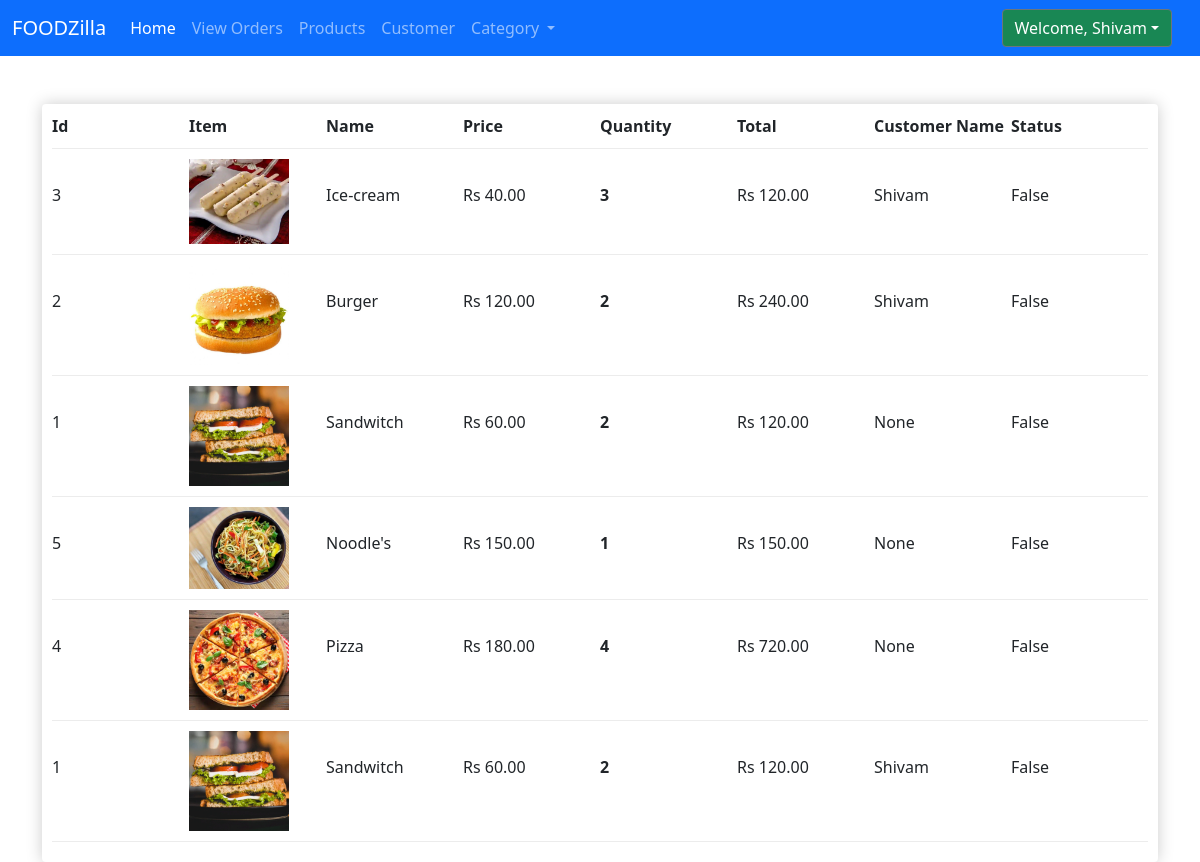
Page /order/ (signed in) on the committed database.
### App/models.py (models this page shows, shortened)
class OrderItem(models.Model):
    product= models.ForeignKey(Product,on_delete=models.SET_NULL,blank=True,null=True)
    order= models.ForeignKey(Order,on_delete=models.SET_NULL,blank=True,null=True)
    quantity = models.IntegerField(default=0,null=True,blank=True)
    date_added = models.DateTimeField(auto_now_add=True)
    @property
    def get_total(self):
        total=self.product.price * self.quantity
        return total

class Product(models.Model):
    name= models.CharField(max_length=100,null=True)
    price = models.FloatField()
    image=models.ImageField(null=True,blank=True)
    @property
    def imageURL(self):
        try:
            url=self.image.url
        except:
            url=''
        return url

class Order(models.Model):
    customer=models.ForeignKey(Customer,on_delete=models.SET_NULL,blank=True,null=True)
    ordered_date = models.DateTimeField(auto_now_add=True)
    complete = models.BooleanField(default=True,blank=True,null=True)
    transaction_id = models.CharField(max_length=200,null=True)

class Customer(models.Model):
    user = models.OneToOneField(User,on_delete=models.SET_NULL,null=True,blank=True)
    name= models.CharField(max_length=100,null=True)
    email = models.CharField(max_length=100,null=True)

### App/views.py (the view)
# urls.py: url(r'^order/',views.order,name="order"),
def order(request):
    items=OrderItem.objects.all()
    context = {'items':items}
    return render(request,'html/order.html',context)

### App/templates/html/order.html (shortened to what this page needs)
{% extends 'html/base2.html' %}
{% block 'body' %}
	<div class="box-element mt-5">
        <div class="cart-row">
            <div style="flex:1"><strong>Id</strong></div>
            <div style="flex:1"><strong>Item</strong></div>
            <div style="flex:1"><strong>Name</strong></div>
            <div style="flex:1"><strong>Price</strong></div>
            <div style="flex:1"><strong>Quantity</strong></div>
            <div style="flex:1"><strong>Total</strong></div>
            <div style="flex:1"><strong>Customer Name</strong></div>
            <div style="flex:1"><strong>Status</strong></div>
        </div>
        {% for item in items %}
            <div class="cart-row mt-2">
                <div style="flex:1"><p class="pt-4">{{item.product.id}}</p></div>
                <div style="flex:1"><img class="row-image" src="{{item.product.imageURL}}"></div>
                <div style="flex:1"><p class="pt-4">{{item.product.name}}</p></div>
                <div style="flex:1"><p class="pt-4">Rs {{item.product.price|floatformat:2}}</p></div>
                <div style="flex:1"><p class="quantity pt-4">{{item.quantity}}</p></div>
                <div style="flex:1"><p class="pt-4">Rs {{item.get_total|floatformat:2}}</p></div>
                <div style="flex:1"><p class="pt-4">{{item.order.customer.name}}</p></div>
                <div style="flex:1"><p class="pt-4">{{item.order.complete}}</p></div>
            </div>
        {% endfor %}
{% endblock%}

### App/templates/html/base2.html (shortened to what this page needs)
<!DOCTYPE html>
{% load static %}
<html lang="en">
<head>
    <link rel="stylesheet" href="{% static 'css/store.css' %}">
    <link href="https://cdn.jsdelivr.net/npm/bootstrap@5.0.0-beta1/dist/css/bootstrap.min.css" rel="stylesheet">
</head>
<body>
    <nav class="navbar navbar-expand-lg navbar-dark bg-primary">
        <div class="container-fluid">
            <a class="navbar-brand" href="#">FOODZilla</a>
            <div class="collapse navbar-collapse" id="navbarSupportedContent">
            <ul class="navbar-nav me-auto mb-2 mb-lg-0">
                <li class="nav-item">
                <a class="nav-link active" aria-current="page" href="{% url 'App:adminPanel' %}">Home</a>
                </li>
                <li class="nav-item">
                <a class="nav-link" href="{% url 'App:order' %}">View Orders</a>
                </li>
                <li class="nav-item">
                <a class="nav-link" href="{% url 'App:product' %}">Products</a>
                </li>
                <li class="nav-item">
                <a class="nav-link" href="#">Customer</a>
                </li>
                <li class="nav-item dropdown">
                <a class="nav-link dropdown-toggle" href="#" id="navbarDropdown" role="button" data-bs-toggle="dropdown" aria-expanded="false">
                    Category
                </a>
                </li>
            </ul>
            {% if user.is_authenticated %}
                <div class="dropdown mx-3">
                <button class="btn btn-secondary bg-success dropdown-toggle" type="button" id="dropdownMenuButton" data-bs-toggle="dropdown" aria-expanded="false">
                Welcome, {{user}}</button>
                </div>
            {% endif %}
            </div>
        </div>
    </nav>
    <div class="container">
        {% block 'body' %}
        {% endblock %}
    </div>
</body>
</html>

### App/static/css/store.css (style rules this page uses)
body { color: red; }
.box-element { box-shadow:hsl(0, 0%, 80%) 0 0 16px; background-color: #fff; border-radius: 4px; padding: 10px; }
.btn { border-radius: 0; }
.row-image { width: 100px; }
.cart-row { display: flex; align-items: flex-stretch; padding-bottom: 10px; margin-bottom: 10px; border-bottom: 1px solid #ececec; }
.quantity { display: inline-block; font-weight: 700; padding-right:10px; }

### rows in the picture
OrderItem: product.id "3", product.imageURL (picture), product.name "Ice-cream", product.price "40.00", quantity "3", get_total "120.00", order.customer.name "Shivam", order.complete "False"
OrderItem: product.id "2", product.imageURL (picture), product.name "Burger", product.price "120.00", quantity "2", get_total "240.00", order.customer.name "Shivam", order.complete "False"
OrderItem: product.id "1", product.imageURL (picture), product.name "Sandwitch", product.price "60.00", quantity "2", get_total "120.00", order.customer.name "None", order.complete "False"
OrderItem: product.id "5", product.imageURL (picture), product.name "Noodle's", product.price "150.00", quantity "1", get_total "150.00", order.customer.name "None", order.complete "False"
OrderItem: product.id "4", product.imageURL (picture), product.name "Pizza", product.price "180.00", quantity "4", get_total "720.00", order.customer.name "None", order.complete "False"
OrderItem: product.id "1", product.imageURL (picture), product.name "Sandwitch", product.price "60.00", quantity "2", get_total "120.00", order.customer.name "Shivam", order.complete "False"

### other values in the picture
{{ user }} "Shivam"
